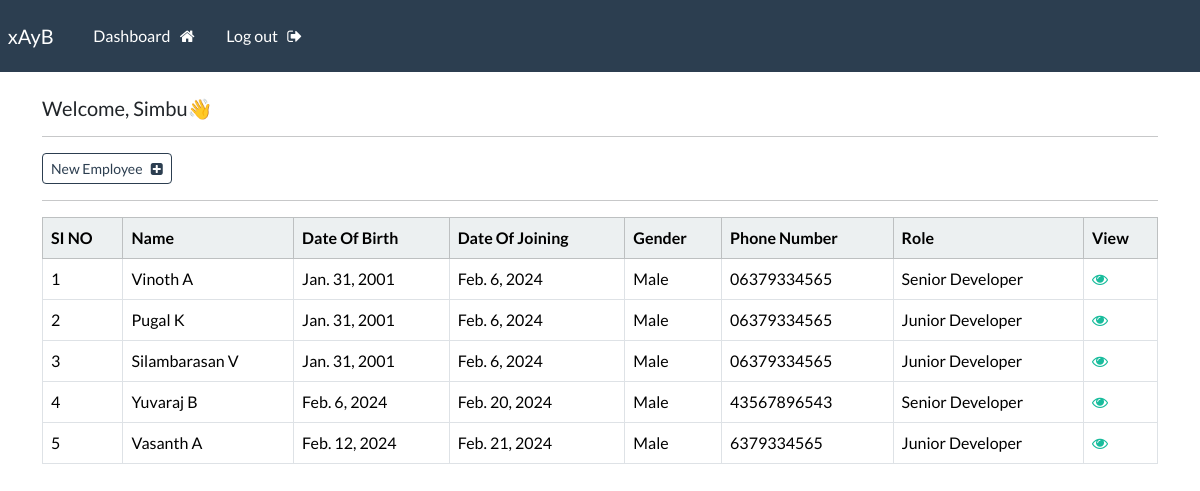
The app's page /dashboard (signed in), older data.
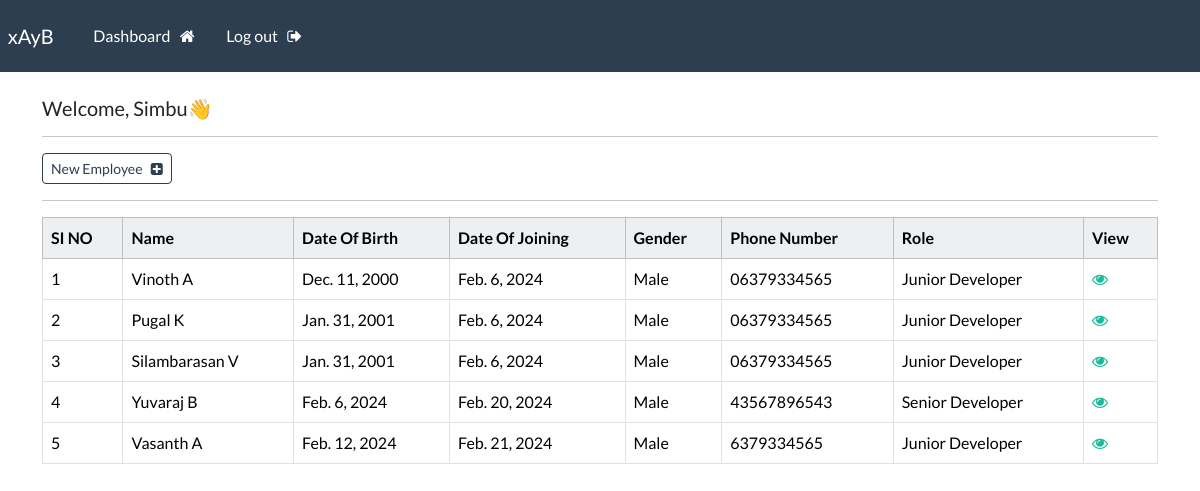
The same page, newer data.
### base/models.py (models this page shows, shortened)
class EmployeeDetail(models.Model):
    first_name = models.CharField(max_length = 50)
    last_name = models.CharField(max_length = 50)
    email = models.EmailField(max_length = 255)
    phone = models.CharField(max_length = 20)
    dob = models.DateField()
    age = models.IntegerField()
    gender = models.CharField(max_length = 10)
    doj = models.DateField()
    salary = models.IntegerField(null = True)
    role = models.ForeignKey(Role, on_delete = models.CASCADE, null = True)

class Role(models.Model):
    role_name = models.CharField(max_length = 200)

### base/views.py (the view)
# urls.py: path('dashboard', views.dashboard, name = "dashboard"),
@login_required(login_url = 'login')
def dashboard(request):
    all_records = EmployeeDetail.objects.all()
    all_role = Role.objects.all()
    count = list(range(1,len(all_records)+1))
    zipped_list = zip(all_records,count)
    context = {
        'all_emp' : zipped_list,
        'all_role' : all_role
    }
    return render(request, 'base/dashboard.html', context)

### base/templates/base/dashboard.html
{% extends 'base/base1.html' %}
{% block content %}
    <h5>Welcome, {{user}}👋</h5>
    <hr>
    <a class = "btn btn-outline-primary btn-sm" href = "add-employee"> New Employee &nbsp; <i class="fa fa-plus-square" aria-hidden="true"></i></a>
    <hr>
    <table class = "table table-hover table-bordered">
        <thead class = "table-light">
            <tr>
                <th scope = "col">SI NO</th>
                <th scope = "col">Name</th>
                <th scope = "col">Date Of Birth</th>
                <th scope = "col">Date Of Joining</th>
                <th scope = "col">Gender</th>
                <th scope = "col">Phone Number</th>
                <th scope = "col">Role</th>
                <th scope = "col">View</th>
            </tr>
        </thead>
        <tbody>
            {% if all_emp %}
                {% for emp,sn in all_emp %}
                <tr>
                    <td>{{ sn }}</td>
                    <td>{{ emp.first_name }} {{emp.last_name}}</td>
                    <td>{{ emp.dob }}</td>
                    <td>{{ emp.doj }}</td>
                    <td>{{ emp.gender }}</td>
                    <td>{{ emp.phone }}</td>
                    {% for rol in all_role %}
                        {% if emp.role_id == rol.id  %}
                            <td>{{ rol.role_name }}</td>
                        {% endif %}
                    {% endfor %}
                    <td> <a href= "{% url 'view-employee' emp.id %}">  <i class="fa fa-eye" aria-hidden="true"></i></a> </td>
                </tr>
                {% endfor %}
            {% endif %}
        </tbody>
    </table>
{% endblock %}

Row changes from the older to the newer data that the page shows:
changed EmployeeDetail "Vinoth": dob "Jan. 31, 2001" → "Dec. 11, 2000"; gains Role (role_name "Junior Developer"); loses Role (role_name "Senior Developer")
